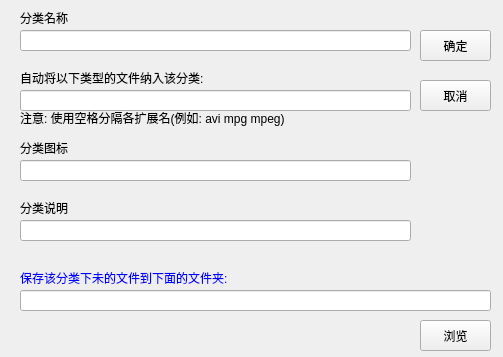
<?xml version="1.0" encoding="UTF-8"?>
<ui version="4.0">
 <class>FormClassify</class>
 <widget class="QWidget" name="FormClassify">
  <property name="windowModality">
   <enum>Qt::ApplicationModal</enum>
  </property>
  <property name="geometry">
   <rect>
    <x>0</x>
    <y>0</y>
    <width>503</width>
    <height>357</height>
   </rect>
  </property>
  <property name="sizePolicy">
   <sizepolicy hsizetype="Fixed" vsizetype="Fixed">
    <horstretch>0</horstretch>
    <verstretch>0</verstretch>
   </sizepolicy>
  </property>
  <property name="windowTitle">
   <string>Form</string>
  </property>
  <widget class="QLabel" name="label">
   <property name="geometry">
    <rect>
     <x>20</x>
     <y>10</y>
     <width>71</width>
     <height>16</height>
    </rect>
   </property>
   <property name="text">
    <string>分类名称</string>
   </property>
  </widget>
  <widget class="QLineEdit" name="lineEdit_name">
   <property name="geometry">
    <rect>
     <x>20</x>
     <y>30</y>
     <width>391</width>
     <height>21</height>
    </rect>
   </property>
  </widget>
  <widget class="QLineEdit" name="lineEdit_types">
   <property name="geometry">
    <rect>
     <x>20</x>
     <y>90</y>
     <width>391</width>
     <height>21</height>
    </rect>
   </property>
  </widget>
  <widget class="QLabel" name="label_2">
   <property name="geometry">
    <rect>
     <x>20</x>
     <y>70</y>
     <width>221</width>
     <height>16</height>
    </rect>
   </property>
   <property name="text">
    <string>自动将以下类型的文件纳入该分类:</string>
   </property>
  </widget>
  <widget class="QLabel" name="label_3">
   <property name="geometry">
    <rect>
     <x>20</x>
     <y>110</y>
     <width>371</width>
     <height>16</height>
    </rect>
   </property>
   <property name="text">
    <string>注意: 使用空格分隔各扩展名(例如: avi mpg mpeg)</string>
   </property>
  </widget>
  <widget class="QLabel" name="label_4">
   <property name="geometry">
    <rect>
     <x>20</x>
     <y>270</y>
     <width>371</width>
     <height>16</height>
    </rect>
   </property>
   <property name="styleSheet">
    <string notr="true">color: rgb(0, 0, 255);</string>
   </property>
   <property name="text">
    <string>保存该分类下未的文件到下面的文件夹:</string>
   </property>
  </widget>
  <widget class="QLineEdit" name="lineEdit_save_path">
   <property name="geometry">
    <rect>
     <x>20</x>
     <y>290</y>
     <width>471</width>
     <height>21</height>
    </rect>
   </property>
  </widget>
  <widget class="QPushButton" name="pushButton_ok">
   <property name="geometry">
    <rect>
     <x>420</x>
     <y>30</y>
     <width>71</width>
     <height>31</height>
    </rect>
   </property>
   <property name="text">
    <string>确定</string>
   </property>
  </widget>
  <widget class="QPushButton" name="pushButton_cancel">
   <property name="geometry">
    <rect>
     <x>420</x>
     <y>80</y>
     <width>71</width>
     <height>31</height>
    </rect>
   </property>
   <property name="text">
    <string>取消</string>
   </property>
  </widget>
  <widget class="QPushButton" name="pushButton_scan">
   <property name="geometry">
    <rect>
     <x>420</x>
     <y>320</y>
     <width>71</width>
     <height>31</height>
    </rect>
   </property>
   <property name="text">
    <string>浏览</string>
   </property>
  </widget>
  <widget class="QLabel" name="label_5">
   <property name="geometry">
    <rect>
     <x>20</x>
     <y>140</y>
     <width>71</width>
     <height>16</height>
    </rect>
   </property>
   <property name="text">
    <string>分类图标</string>
   </property>
  </widget>
  <widget class="QLineEdit" name="lineEdit_icon">
   <property name="geometry">
    <rect>
     <x>20</x>
     <y>160</y>
     <width>391</width>
     <height>21</height>
    </rect>
   </property>
  </widget>
  <widget class="QLineEdit" name="lineEdit_tips">
   <property name="geometry">
    <rect>
     <x>20</x>
     <y>220</y>
     <width>391</width>
     <height>21</height>
    </rect>
   </property>
  </widget>
  <widget class="QLabel" name="label_6">
   <property name="geometry">
    <rect>
     <x>20</x>
     <y>200</y>
     <width>71</width>
     <height>16</height>
    </rect>
   </property>
   <property name="text">
    <string>分类说明</string>
   </property>
  </widget>
 </widget>
 <resources/>
 <connections/>
</ui>
